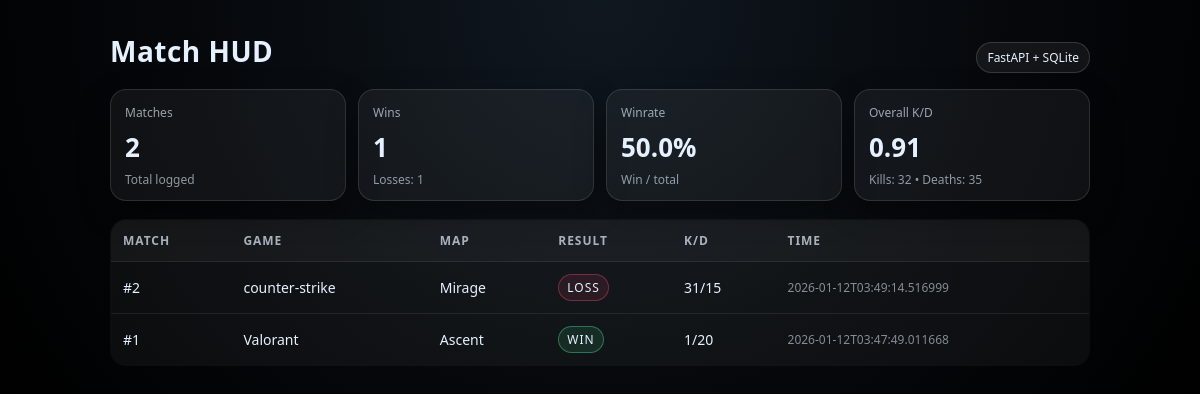
Page /hud on the earlier database version.
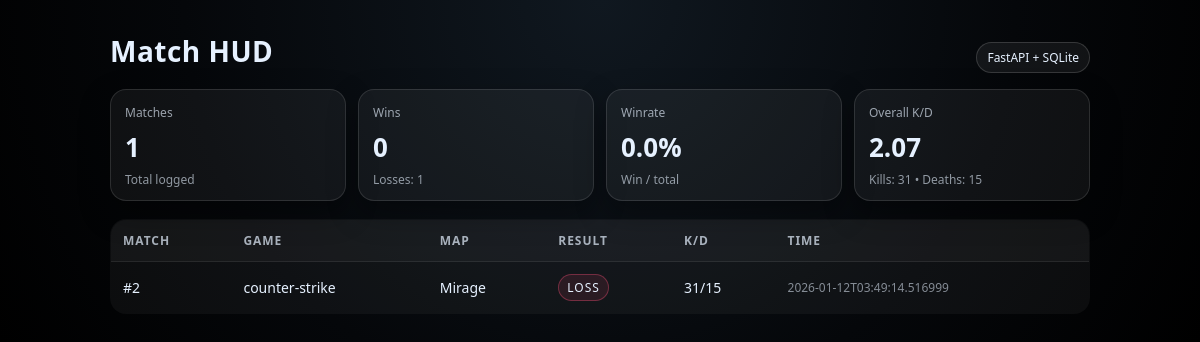
Same page on the later database version.
### tables this page shows
CREATE TABLE matches (
                id INTEGER PRIMARY KEY AUTOINCREMENT,
                game TEXT NOT NULL,
                map TEXT NOT NULL,
                result TEXT NOT NULL,
                kills INTEGER NOT NULL,
                deaths INTEGER NOT NULL,
                notes TEXT,
                created_at TEXT NOT NULL
            );

### main.py (the view)
@app.get("/hud", response_class=HTMLResponse)
async def hub(request: Request):
    async with aiosqlite.connect(DB_PATH) as db:
        db.row_factory = aiosqlite.Row
        cursor = await db.execute("SELECT COUNT(*) FROM matches")
        (total,) = await cursor.fetchone()
        cursor = await db.execute("SELECT COUNT(*) FROM matches WHERE result = 'win'")
        (wins,) = await cursor.fetchone()
        cursor = await db.execute("SELECT COALESCE(SUM(kills), 0), COALESCE(SUM(deaths), 0) FROM matches")
        kills, deaths = await cursor.fetchone()
        cursor = await db.execute("""
            SELECT id, game, map, result, kills, deaths, notes, created_at
            FROM matches
            ORDER BY id DESC
            LIMIT 10
        """)
        recent = await cursor.fetchall()
    losses = total - wins
    winrate = round((wins / total) * 100, 1) if total > 0 else 0.0
    kd = round((kills / deaths), 2) if deaths > 0 else None
    kd_display = kd if kd is not None else "-"
    return templates.TemplateResponse(
        "hud.html",
        {
            "request": request,
            "total": total,
            "wins": wins,
            "losses": losses,
            "winrate": winrate,
            "kills": kills,
            "deaths": deaths,
            "kd_display": kd_display,
            "recent": recent,
        },
    )

### templates/hud.html (shortened to what this page needs)
<!doctype html>
<html>
<head>
</head>
<body>
  <div class="wrap">
    <div class="title">
      <h1>Match HUD</h1>
      <div class="pill">FastAPI + SQLite</div>
    </div>
    <div class="grid">
      <div class="card">
        <div class="label">Matches</div>
        <div class="value">{{total}}</div>
        <div class="sub">Total logged</div>
      </div>
      <div class="card">
        <div class="label">Wins</div>
        <div class="value">{{wins}}</div>
        <div class="sub">Losses: {{losses}}</div>
      </div>
      <div class="card">
        <div class="label">Winrate</div>
        <div class="value">{{winrate}}%</div>
        <div class="sub">Win / total</div>
      </div>
      <div class="card">
        <div class="label">Overall K/D</div>
        <div class="value">{{kd_display}}</div>
        <div class="sub">Kills: {{kills}} • Deaths: {{deaths}}</div>
      </div>
    </div>
    <table>
      <thead>
        <tr>
          <th>Match</th>
          <th>Game</th>
          <th>Map</th>
          <th>Result</th>
          <th>K/D</th>
          <th>Time</th>
        </tr>
      </thead>
      <tbody>
  {% if recent %}
    {% for m in recent %}
      <tr>
        <td>#{{ m.id }}</td>
        <td>{{ m.game }}</td>
        <td>{{ m.map }}</td>
        <td>
          <span class="badge {% if m.result == 'win' %}win{% else %}loss{% endif %}">
            {% if m.result == 'win' %}WIN{% else %}LOSS{% endif %}
          </span>
        </td>
        <td>{{ m.kills }}/{{ m.deaths }}</td>
        <td class="muted">{{ m.created_at }}</td>
      </tr>
    {% endfor %}
  {% else %}
    <tr>
      <td colspan="6" class="muted">No matches yet. Add some via /docs → POST /matches</td>
    </tr>
  {% endif %}
</tbody>
</html>

### templates/hud.html (style rules this page uses)
body { margin: 0; font-family: ui-sans-serif, system-ui, -apple-system, Segoe UI, Roboto, Arial; background: radial-gradient(circle at top, #101820 0%, #05070a 60%, #000 100%); color: #e6f1ff; }
.wrap { max-width: 980px; margin: 32px auto; padding: 0 16px; }
.title { display: flex; align-items: baseline; justify-content: space-between; margin-bottom: 16px; }
.title h1 { margin: 0; font-size: 28px; letter-spacing: 0.5px; }
.pill { font-size: 12px; padding: 6px 10px; border: 1px solid rgba(255,255,255,0.15); border-radius: 999px; background: rgba(255,255,255,0.06); }
.grid { display: grid; grid-template-columns: repeat(4, 1fr); gap: 12px; margin-bottom: 18px; }
.card { border: 1px solid rgba(255,255,255,0.12); background: rgba(255,255,255,0.05); border-radius: 16px; padding: 14px 14px 12px; box-shadow: 0 12px 30px rgba(0,0,0,0.35); }
.label { font-size: 12px; color: rgba(230,241,255,0.65); margin-bottom: 8px; }
.value { font-size: 26px; font-weight: 700; }
.sub { margin-top: 6px; font-size: 12px; color: rgba(230,241,255,0.6); }
table { width: 100%; border-collapse: collapse; overflow: hidden; border-radius: 16px; border: 1px solid rgba(255,255,255,0.12); background: rgba(255,255,255,0.04); }
th, td { padding: 12px 12px; border-bottom: 1px solid rgba(255,255,255,0.08); text-align: left; font-size: 14px; }
th { font-size: 12px; color: rgba(230,241,255,0.7); text-transform: uppercase; letter-spacing: 0.08em; background: rgba(255,255,255,0.03); }
tr:last-child td { border-bottom: none; }
.badge { display: inline-block; font-size: 12px; padding: 4px 8px; border-radius: 999px; border: 1px solid rgba(255,255,255,0.18); background: rgba(255,255,255,0.06); letter-spacing: 0.08em; }
.badge.loss { border-color: rgba(255, 80, 120, 0.35); background: rgba(255, 80, 120, 0.10); }
.muted { color: rgba(230,241,255,0.55); font-size: 12px; }

Differences in the rows shown:
removed matches: id "1", game "Valorant", map "Ascent", result "WIN", kills "1", deaths "20", created_at "2026-01-12T03:47:49.011668"
Other differences:
{{ total }}: "2" → "1"
{{ wins }}: "1" → "0"
{{ winrate }}: "50.0" → "0.0"
{{ kd_display }}: "0.91" → "2.07"
{{ kills }}: "32" → "31"
{{ deaths }}: "35" → "15"
